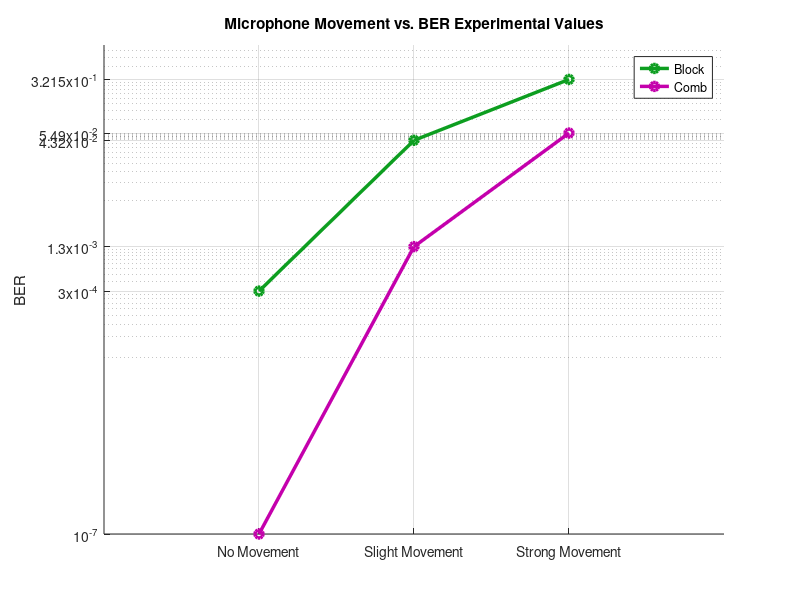

The MATLAB script that drew this image:
% EE-442 Wireless Receivers: algorithms and architectures
% Final Project: OFDM Audio Transmission System
% EPFL Fall 2022
% Authors: Dong Chu, Han Miao, Huan-Ying Yeh

%% Visualization_04_Experiment_Plots
% Plot experimental data collected by physically moving the speakers back
% and forth and transmitting the audio data

x = [1 2 3];

ber_block = [0.0003, 0.0432, 0.3215];
ber_comb = [0.0000001, 0.0013, 0.0549];

% Plot on the axis
figure();
hold on 
plot(x, ber_block, 'o-',  'Color','#0d9e20','LineWidth', 2.5);
plot(x, ber_comb,  'o-',  'Color', '#c400ac','LineWidth', 2.5);

xlim([0 4]);
ylim([0 1]);

set(gca, 'YScale', 'log')
ticks = sort([ber_block, ber_comb]);
yticks(ticks)

xticks(x);
xticklabels({'No Movement','Slight Movement','Strong Movement'})

ylabel('BER')
% ytickformat('percentage')

legend('Block', 'Comb', 'Viterbi', 'Location', 'Best');
grid on

title('Microphone Movement vs. BER Experimental Values');
saveas(gcf, 'plots/task03/Exp_Movement_vs_BER.png');
